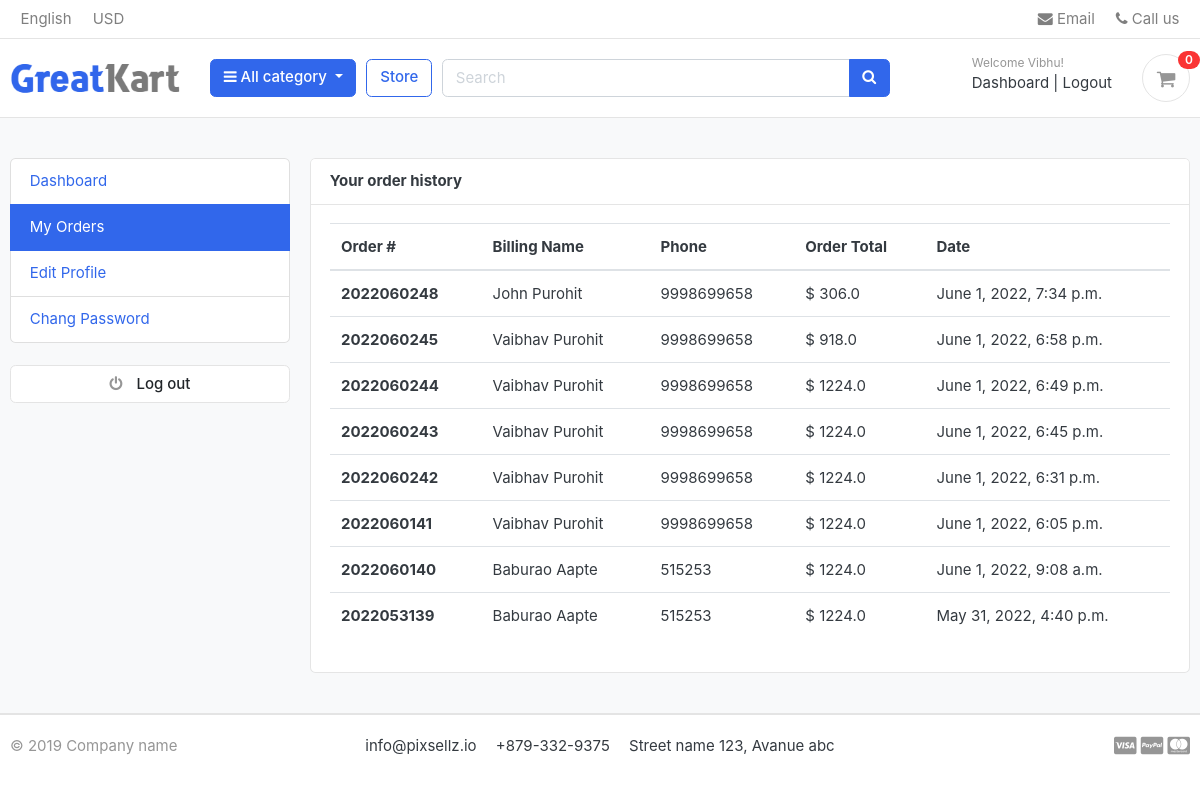
/accounts/my_orders/ (signed in), run on an earlier commit of the app's database.
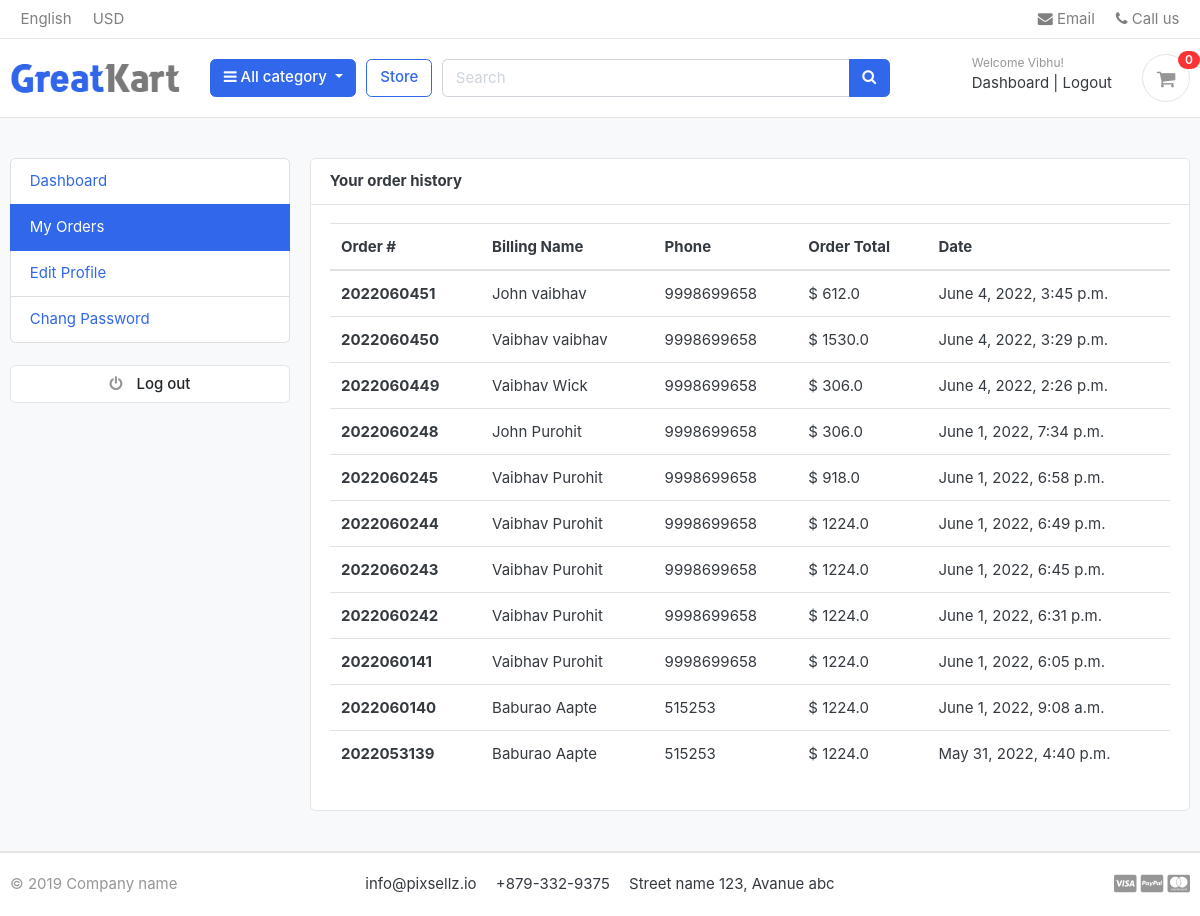
And on a later commit of the database.
### orders/models.py (models this page shows, shortened)
class Order(models.Model):
    STATUS = (
        ('New', 'New'),
        ('Accepted', 'Accepted'),
        ('Completed', 'Completed'),
        ('Cancelled', 'Cancelled'),
    )
    user = models.ForeignKey(Account, on_delete=models.SET_NULL, null=True)
    payment = models.ForeignKey(Payment, on_delete=models.SET_NULL, blank=True, null=True)
    order_number = models.CharField(max_length=20)
    first_name = models.CharField(max_length=50)
    last_name = models.CharField(max_length=50)
    phone = models.CharField(max_length=15)
    email = models.EmailField(max_length=50)
    address_line_1 = models.CharField(max_length=50)
    address_line_2 = models.CharField(max_length=50, blank=True)
    country = models.CharField(max_length=50)
    state = models.CharField(max_length=50)
    city = models.CharField(max_length=50)
    order_note = models.CharField(max_length=100, blank=True)
    order_total = models.FloatField()
    tax = models.FloatField()
    status = models.CharField(max_length=10, choices=STATUS, default='New')
    ip = models.CharField(blank=True, max_length=20)
    is_ordered = models.BooleanField(default=False)
    created_at = models.DateTimeField(auto_now_add=True)
    updated_at = models.DateTimeField(auto_now=True)
    def full_name(self):
        return f'{self.first_name} {self.last_name}'

### accounts/views.py (the view)
# urls.py: path('my_orders/', views.my_orders, name="my_orders"),
def my_orders(request):
    orders = Order.objects.filter(user=request.user, is_ordered=True).order_by('-created_at')
    context = {
        'orders': orders,
    }
    return render(request, 'accounts/my_orders.html', context)

### carts/context_processors.py (called while the page is built)
def counter(request):
    cart_count = 0
    if 'admin' in request.path:
        return {}
    else:
        try:
            cart = Cart.objects.filter(cart_id=_cart_id(request))
            if request.user.is_authenticated:
                cart_items = CartItem.objects.all().filter(user=request.user)
            else:
                cart_items = CartItem.objects.all().filter(cart=cart[:1])
            for cart_item in cart_items:
                cart_count += cart_item.quantity
        except Cart.DoesNotExist:
            cart_count = 0
    return dict(cart_count=cart_count)

### carts/views.py (called while the page is built)
def _cart_id(request):
    cart = request.session.session_key
    if not cart:
        cart = request.session.create()
    return cart

### category/context_processors.py (called while the page is built)
def menu_links(request):
    links = Category.objects.all()
    return dict(links=links)

### category/models.py (called while the page is built)
    def get_url(self):
        return reverse('products_by_category', args=[self.slug])

### templates/accounts/my_orders.html (shortened to what this page needs)
{% extends 'base.html' %}
{% load static %}
{% block content %}
<section class="section-conten padding-y bg">
    <div class="container">
        <div class="row">
            {% include 'includes/dashboard_sidebar.html' %}
            <main class="col-md-9">
                <article class="card">
                    <header class="card-header">
                        <strong class="d-inline-block mr-3">Your order history </strong>
                    </header>
                    <div class="card-body">
                        <div class="row">
                            <div class="col-md-12">
                                <table class="table table-hover">
                                    <thead>
                                        <tr>
                                          <th scope="col">Order #</th>
                                          <th scope="col">Billing Name</th>
                                          <th scope="col">Phone</th>
                                          <th scope="col">Order Total</th>
                                          <th scope="col">Date</th>
                                        </tr>
                                    </thead>
                                    <tbody>
                                    {% for order in orders %}
                                        <tr>
                                          <th scope="row">{{order.order_number}}</th>
                                          <td>{{order.full_name}}</td>
                                          <td>{{order.phone}}</td>
                                          <td>$ {{order.order_total}}</td>
                                          <td>{{order.created_at}}</td>
                                        </tr>
                                    {% endfor %}
                                    </tbody>
                                </table>
                            </div>
                        </div>
                    </div>
                </article>
            </main>
        </div>
    </div>
</section>
{% endblock %}

What changed in the data, as far as the page shows it:
added Order: order_number "2022060451", full_name "John vaibhav", phone "9998699658", order_total "612.0", created_at "June 4, 2022, 3:45 p.m."
added Order: order_number "2022060450", full_name "Vaibhav vaibhav", phone "9998699658", order_total "1530.0", created_at "June 4, 2022, 3:29 p.m."
added Order: order_number "2022060449", full_name "Vaibhav Wick", phone "9998699658", order_total "306.0", created_at "June 4, 2022, 2:26 p.m."
